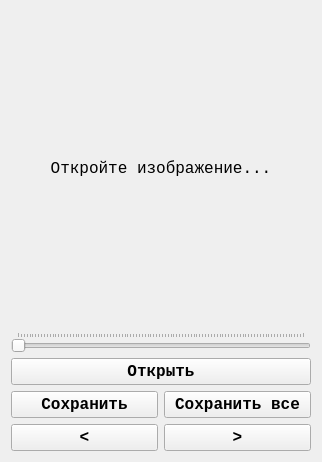
<?xml version="1.0" encoding="UTF-8"?>
<ui version="4.0">
 <class>MainWidget</class>
 <widget class="QWidget" name="MainWidget">
  <property name="geometry">
   <rect>
    <x>0</x>
    <y>0</y>
    <width>312</width>
    <height>462</height>
   </rect>
  </property>
  <property name="windowTitle">
   <string>MainWidget</string>
  </property>
  <layout class="QVBoxLayout" name="verticalLayout">
   <item>
    <widget class="QLabel" name="labelImage">
     <property name="sizePolicy">
      <sizepolicy hsizetype="Expanding" vsizetype="Expanding">
       <horstretch>0</horstretch>
       <verstretch>0</verstretch>
      </sizepolicy>
     </property>
     <property name="minimumSize">
      <size>
       <width>300</width>
       <height>300</height>
      </size>
     </property>
     <property name="font">
      <font>
       <family>Cousine</family>
       <pointsize>12</pointsize>
      </font>
     </property>
     <property name="text">
      <string>Откройте изображение...</string>
     </property>
     <property name="alignment">
      <set>Qt::AlignCenter</set>
     </property>
    </widget>
   </item>
   <item>
    <widget class="QSlider" name="sliderBlurRadius">
     <property name="pageStep">
      <number>1</number>
     </property>
     <property name="orientation">
      <enum>Qt::Horizontal</enum>
     </property>
     <property name="tickPosition">
      <enum>QSlider::TicksAbove</enum>
     </property>
    </widget>
   </item>
   <item>
    <widget class="QPushButton" name="buttonOpen">
     <property name="font">
      <font>
       <family>Cousine</family>
       <pointsize>12</pointsize>
       <weight>75</weight>
       <bold>true</bold>
      </font>
     </property>
     <property name="text">
      <string>Открыть</string>
     </property>
    </widget>
   </item>
   <item>
    <layout class="QHBoxLayout" name="horizontalLayout">
     <item>
      <widget class="QPushButton" name="buttonSave">
       <property name="font">
        <font>
         <family>Cousine</family>
         <pointsize>12</pointsize>
         <weight>75</weight>
         <bold>true</bold>
        </font>
       </property>
       <property name="text">
        <string>Сохранить</string>
       </property>
      </widget>
     </item>
     <item>
      <widget class="QPushButton" name="buttonSaveAll">
       <property name="font">
        <font>
         <family>Cousine</family>
         <pointsize>12</pointsize>
         <weight>75</weight>
         <bold>true</bold>
        </font>
       </property>
       <property name="text">
        <string>Сохранить все</string>
       </property>
      </widget>
     </item>
    </layout>
   </item>
   <item>
    <layout class="QHBoxLayout" name="horizontalLayout_2">
     <item>
      <widget class="QPushButton" name="buttonPrevious">
       <property name="font">
        <font>
         <family>Cousine</family>
         <pointsize>12</pointsize>
         <weight>75</weight>
         <bold>true</bold>
        </font>
       </property>
       <property name="text">
        <string>&lt;</string>
       </property>
      </widget>
     </item>
     <item>
      <widget class="QPushButton" name="buttonNext">
       <property name="font">
        <font>
         <family>Cousine</family>
         <pointsize>12</pointsize>
         <weight>75</weight>
         <bold>true</bold>
        </font>
       </property>
       <property name="text">
        <string>&gt;</string>
       </property>
      </widget>
     </item>
    </layout>
   </item>
  </layout>
 </widget>
 <resources/>
 <connections>
  <connection>
   <sender>buttonOpen</sender>
   <signal>clicked()</signal>
   <receiver>MainWidget</receiver>
   <slot>open()</slot>
   <hints>
    <hint type="sourcelabel">
     <x>273</x>
     <y>358</y>
    </hint>
    <hint type="destinationlabel">
     <x>416</x>
     <y>357</y>
    </hint>
   </hints>
  </connection>
  <connection>
   <sender>sliderBlurRadius</sender>
   <signal>valueChanged(int)</signal>
   <receiver>MainWidget</receiver>
   <slot>setBluredImage(int)</slot>
   <hints>
    <hint type="sourcelabel">
     <x>218</x>
     <y>331</y>
    </hint>
    <hint type="destinationlabel">
     <x>405</x>
     <y>308</y>
    </hint>
   </hints>
  </connection>
  <connection>
   <sender>buttonSave</sender>
   <signal>clicked()</signal>
   <receiver>MainWidget</receiver>
   <slot>save()</slot>
   <hints>
    <hint type="sourcelabel">
     <x>140</x>
     <y>399</y>
    </hint>
    <hint type="destinationlabel">
     <x>334</x>
     <y>404</y>
    </hint>
   </hints>
  </connection>
  <connection>
   <sender>buttonSaveAll</sender>
   <signal>clicked()</signal>
   <receiver>MainWidget</receiver>
   <slot>saveAll()</slot>
   <hints>
    <hint type="sourcelabel">
     <x>293</x>
     <y>386</y>
    </hint>
    <hint type="destinationlabel">
     <x>489</x>
     <y>394</y>
    </hint>
   </hints>
  </connection>
  <connection>
   <sender>buttonPrevious</sender>
   <signal>clicked()</signal>
   <receiver>MainWidget</receiver>
   <slot>previous()</slot>
   <hints>
    <hint type="sourcelabel">
     <x>118</x>
     <y>439</y>
    </hint>
    <hint type="destinationlabel">
     <x>117</x>
     <y>522</y>
    </hint>
   </hints>
  </connection>
  <connection>
   <sender>buttonNext</sender>
   <signal>clicked()</signal>
   <receiver>MainWidget</receiver>
   <slot>next()</slot>
   <hints>
    <hint type="sourcelabel">
     <x>276</x>
     <y>453</y>
    </hint>
    <hint type="destinationlabel">
     <x>290</x>
     <y>538</y>
    </hint>
   </hints>
  </connection>
 </connections>
 <slots>
  <slot>open()</slot>
  <slot>save()</slot>
  <slot>saveAll()</slot>
  <slot>previous()</slot>
  <slot>next()</slot>
  <slot>setBluredImage(int)</slot>
 </slots>
</ui>
